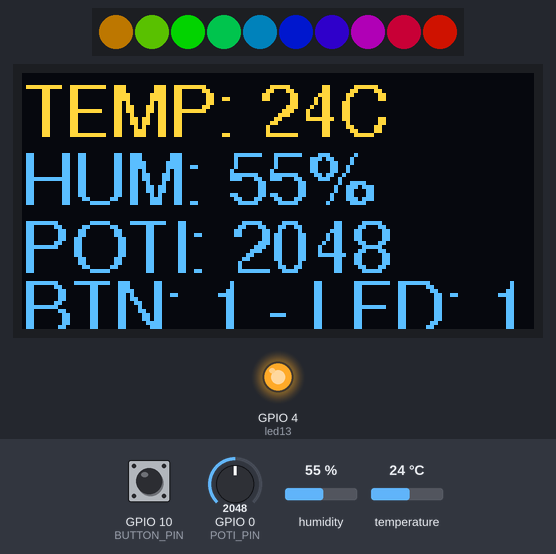
This sketch was run on a simulated ESP32-C3. Parts: 10 RGB LEDs in strip order, left to right, 128×64 one-colour display, output pins drawn as LEDs (lit = HIGH). The test bench sets the inputs (shaded band); at power-on: GPIO 10 (BUTTON_PIN) HIGH, humidity 55 %, GPIO 0 (POTI_PIN) = 2048, temperature 24 °C. Dim RGB values are drawn brighter than linear; the OLED is the two-colour kind (top 16 rows yellow); what the sketch prints to the serial monitor is not drawn.

Above: at 1.3 s.
1.4 s: GPIO 10 (BUTTON_PIN) pulled LOW for 1 s
At 2.38 s:
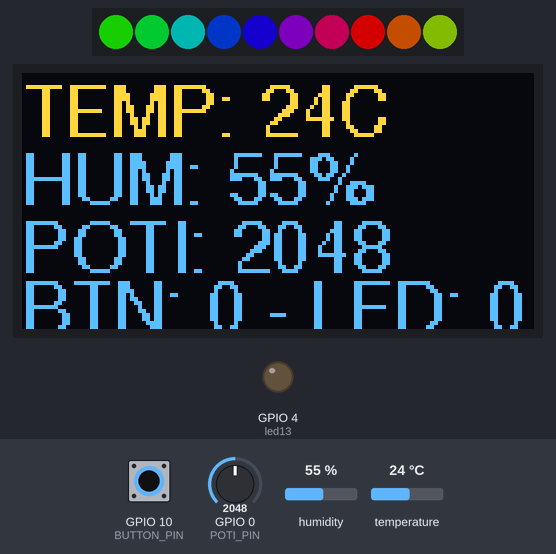
3.0 s: humidity set to 22 %
At 4.61 s:
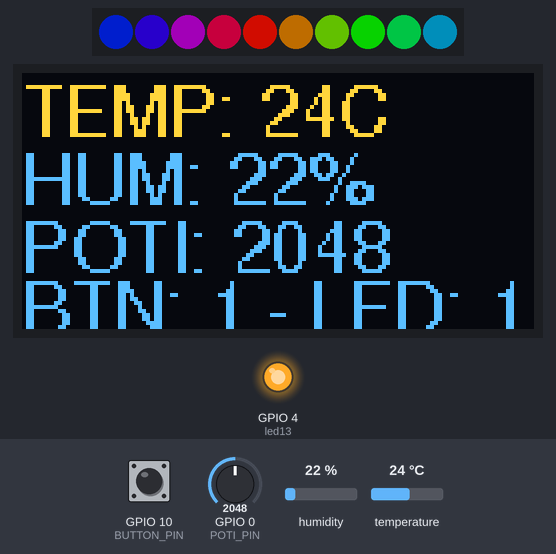
6.2 s: GPIO 10 (BUTTON_PIN) pulled LOW for 3.2 s
At 6.82 s:
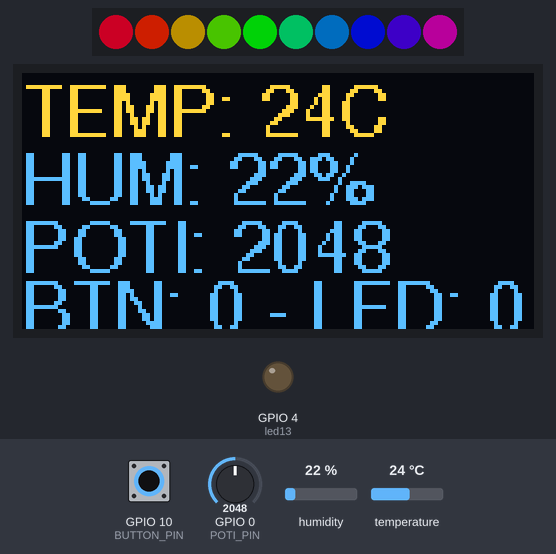
10.0 s: GPIO 0 (POTI_PIN) set to 2866
At 11.55 s:
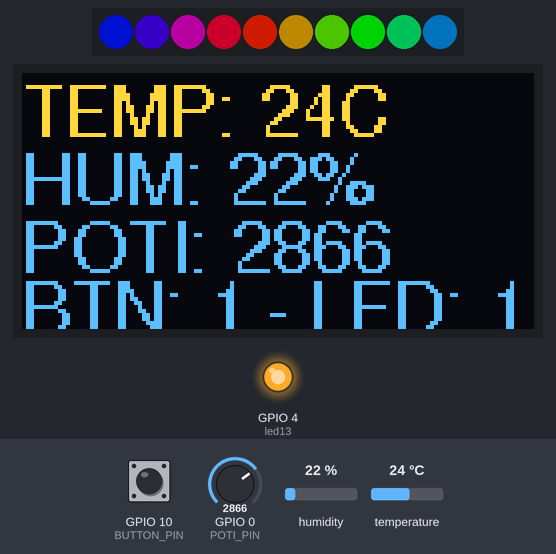
13.9 s: temperature set to 12 °C
At 15.18 s:
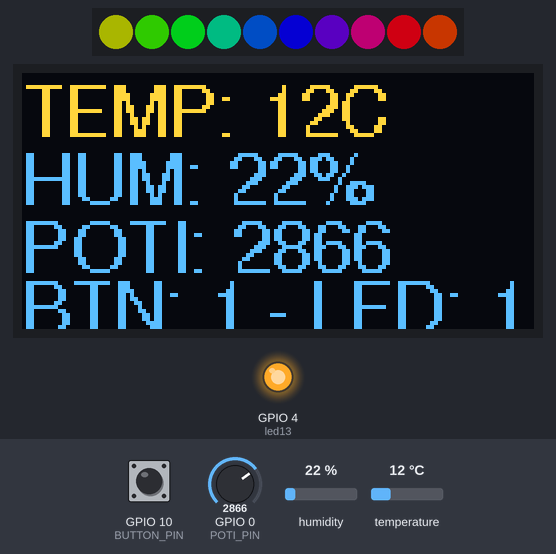
20.0 s: GPIO 10 (BUTTON_PIN) pulled LOW for 3.2 s
At 20.06 s:
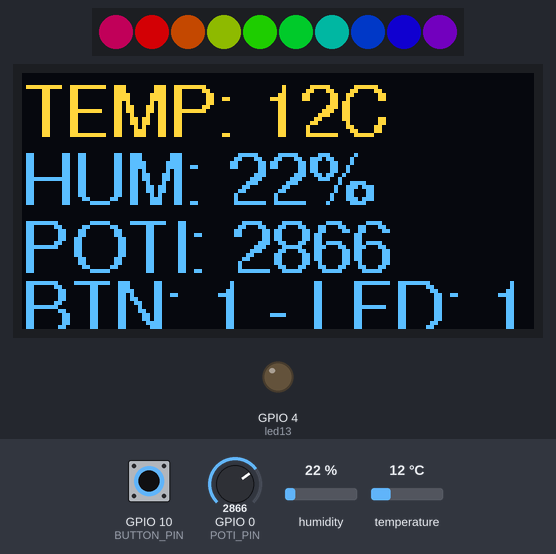
Timing chart, 0 to 24.7 s (numbered marks = the images above; inputs shaded):
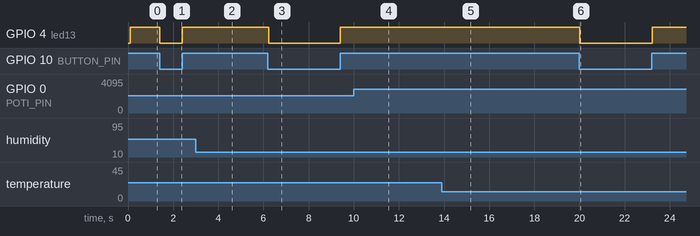

The sketch:

Ralph_Workshop_Test_Sketch.ino
```cpp
/*
  Nologo esp32c3 supermini
  USBMODE HARDWARE CDC AND JTAG
  USB CDC ON BOOT Enabled

  Wenn das OLED Display nicht gefunden werden konnte, blinkt die LED 13!*

  *diese Funktion konnte ich leider nicht umsetzten,
  da die initialation sogar mit Abgelöteten OLED Display ein ,,gefunden!" zurückgibt!

  E (1328) i2c.master: s_i2c_synchronous_transaction(918): I2C transaction failed
  E (1335) i2c.master: i2c_master_multi_buffer_transmit(1180): I2C transaction failed
  OLED gefunden!
  E (1343) i2c.master: I2C transaction unexpected nack detected
  E (1348) i2c.master: s_i2c_synchronous_transaction(918): I2C transaction failed

  if (!display.begin(SSD1306_SWITCHCAPVCC, SCREEN_ADDRESS)) {
    Serial.println("OLED nicht gefunden!");
    OLEDInit = 0;
  } else {
    Serial.println("OLED gefunden!");
    OLEDInit = 1;
    display.clearDisplay();
    display.display();
  }

  daher habe ich diese Funktion nicht implementiert.

  Die Onboardled ist mit GPIO 8 verbunden, der ist gleichzeitig i2c deswegen Leuchtet sie.
  zum glück keine interferenzen.
*/

#include <Adafruit_SSD1306.h>
#include <Adafruit_GFX.h>
#include <Adafruit_NeoPixel.h>
#include <DHT.h>
#include <Fonts/FreeSans9pt7b.h>

// ---------- OLED ----------
#define SCREEN_WIDTH 128
#define SCREEN_HEIGHT 64
#define OLED_RESET -1
#define SCREEN_ADDRESS 0x3C
#define SDA_PIN 8
#define SCL_PIN 9

Adafruit_SSD1306 display(SCREEN_WIDTH, SCREEN_HEIGHT, &Wire, OLED_RESET);

// ---------- DHT11 ----------
#define DHTPIN 2
#define DHTTYPE DHT11
DHT dht(DHTPIN, DHTTYPE);

// ---------- WS2812 ----------
#define LED_PIN 1
#define NUM_LEDS 10
Adafruit_NeoPixel strip(NUM_LEDS, LED_PIN, NEO_GRB + NEO_KHZ800);

// ---------- GPIO ----------
#define POTI_PIN 0
#define BUTTON_PIN 10
#define led13 4  // active LOW

// ---------- Variablen ----------
uint16_t rainbowPos = 0;
unsigned long lastSerialTime = 0;
unsigned long lastFadeTime = 0;

// ---------- LED folgt Button direkt ----------
void handleLEDFromButton() {
  int buttonState = digitalRead(BUTTON_PIN);
  digitalWrite(led13, buttonState); // LOW = AN, HIGH = AUS (active LOW)
}

// ---------- OLED-Anzeige mit FreeSans7pt7b ----------
void updateOLED() {
  float temp = dht.readTemperature();
  float hum = dht.readHumidity();
  int poti = analogRead(POTI_PIN);
  int buttonState = digitalRead(BUTTON_PIN);
  bool ledState = (buttonState == LOW); // active LOW = LED an bei LOW

  display.clearDisplay();

  display.setFont(&FreeSans9pt7b); // ≈ Schriftgröße 1.5
  display.setTextSize(1);          // notwendig bei GFX Fonts
  display.setTextColor(SSD1306_WHITE);

  display.setCursor(0, 15);
  display.print("TEMP: ");
  if (isnan(temp)) {
    display.print("404");
  } else {
    display.print((int)temp);
    display.print("C");
  }

  display.setCursor(0, 32);
  display.print("HUM: ");
  if (isnan(hum)) {
    display.print("404");
  } else {
    display.print((int)hum);
    display.print("%");
  }

  display.setCursor(0, 49);   // Dritte Zeile
  display.print("POTI: "); display.println(poti);

  display.setCursor(0, 64);   // Vierte Zeile
  display.print("BTN: "); display.print(buttonState == HIGH ? 1 : 0);
  display.print(" - LED: "); display.println(!ledState);

  display.display();
}

// ---------- Serielle Ausgabe alle 1 Sekunde ----------
void printSerialDataEverySecond() {
  if (millis() - lastSerialTime >= 1000) {
    lastSerialTime = millis();

    float temp = dht.readTemperature();
    float hum = dht.readHumidity();
    int poti = analogRead(POTI_PIN);
    int buttonState = digitalRead(BUTTON_PIN);

    Serial.println("---- Werte ----");
    Serial.print("Temp: ");
    Serial.print(temp);
    Serial.println(" C");
    Serial.print("Hum:  ");
    Serial.print(hum);
    Serial.println(" %");
    Serial.print("Poti: ");
    Serial.println(poti);
    Serial.print("Button: ");
    Serial.println(buttonState);
    Serial.print("LED13: ");
    Serial.println(buttonState);
    Serial.println();
  }
}

// ---------- Rainbow-Fade für WS2812 ----------
void rainbowFadeSmooth() {
  if (millis() - lastFadeTime >= 1) {
    lastFadeTime = millis();
    for (int i = 0; i < NUM_LEDS; i++) {
      int pixelIndex = (rainbowPos + i * 256 / NUM_LEDS) & 255;
      strip.setPixelColor(i, Wheel(pixelIndex));
    }
    strip.show();
    rainbowPos = (rainbowPos + 1) & 255;
  }
}

// ---------- Farbverlauf ----------
uint32_t Wheel(byte pos) {
  pos = 255 - pos;
  if (pos < 85) return strip.Color(255 - pos * 3, 0, pos * 3);
  if (pos < 170) {
    pos -= 85;
    return strip.Color(0, pos * 3, 255 - pos * 3);
  }
  pos -= 170;
  return strip.Color(pos * 3, 255 - pos * 3, 0);
}

// ---------- Fehler-LED blinken ----------
void blinkErrorLED() {
  static unsigned long lastBlink = 0;
  static bool ledState = false;
  if (millis() - lastBlink >= 100) {
    lastBlink = millis();
    ledState = !ledState;
    digitalWrite(led13, ledState ? LOW : HIGH); // active LOW
  }
}

void setup() {
  Serial.begin(115200);
  delay(50);
  Serial.println("=== Ralph's Workshop PCB Test Programm ===");
  delay(50);

  pinMode(BUTTON_PIN, INPUT_PULLUP);
  pinMode(led13, OUTPUT);
  digitalWrite(led13, HIGH); // LED AUS (active LOW)

  dht.begin();
  strip.begin();
  strip.setBrightness(128);
  strip.show();

  Wire.begin(SDA_PIN, SCL_PIN);

  if (display.begin(SSD1306_SWITCHCAPVCC, SCREEN_ADDRESS)) {
    display.clearDisplay();
    display.display();
  }

}

void loop() {
  handleLEDFromButton();
  updateOLED();
  rainbowFadeSmooth();
  printSerialDataEverySecond();
}
```

Measured:
- after the input at 1.4 s, GPIO 4 (led13): HIGH → LOW at once, → HIGH 1.0 s later; the display: first differs from a run without the input after 0.33 s (image 1 shows a later state)
- after the input at 6.2 s, GPIO 4 (led13): HIGH → LOW at once, → HIGH 3.2 s later
- after the input at 20.0 s, GPIO 4 (led13): HIGH → LOW at once, → HIGH 3.2 s later
